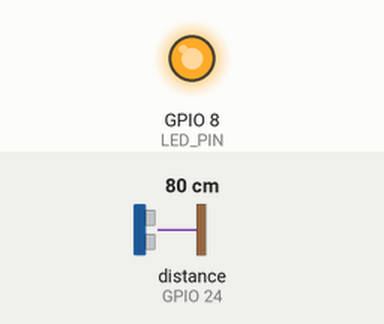
A program run on a simulated Raspberry Pi (BCM pin numbers). Shown: output pins drawn as LEDs (lit = HIGH). Inputs (shaded band) come from the test bench; at power-on: distance to the obstacle (sensor on GPIO 24) 80 cm. The echo pulse lasts 58.3 µs per cm; the clock reads 2024-03-15 10:24:30 at power-on unless the program sets it; pins used as bus, display or sensor lines are not drawn; what the program prints to the terminal is not drawn.

Above: at 1.2 s.
1.3 s: distance to the obstacle (sensor on GPIO 24) set to 2 cm
At 2.6 s:
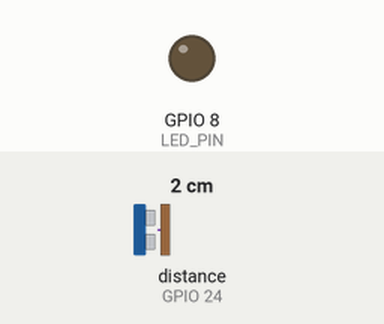
6.0 s: distance to the obstacle (sensor on GPIO 24) set to 18 cm
Timing chart, 0 to 16.7 s (numbered marks = the images above; inputs shaded):
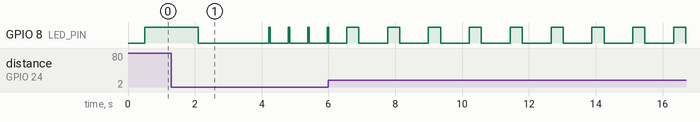

Measured:
- by itself, GPIO 8 (LED_PIN): repeats every 1.2 s: HIGH 0.36 s, LOW 0.86 s

The program:

app_raspberry.py
```python
import RPi.GPIO as GPIO
import time

# Global configurations
GPIO.setmode(GPIO.BCM)
GPIO.setwarnings(False)

# Ultrasonic configuration
TRIG = 18
ECHO = 24
GPIO.setup(TRIG,GPIO.OUT)
GPIO.setup(ECHO,GPIO.IN)

# LED configuration
LED_PIN = 8
GPIO.setup(LED_PIN, GPIO.OUT)

print("Distance Measurement In Progress")

try:
  while True:
    # Force the trigger to false
    GPIO.output(TRIG, False)
    print("Waiting For Sensor To Settle")

    # sleep for 0.5s
    time.sleep(0.5)

    # Init the trigger
    GPIO.output(TRIG, True)
    # sleep for 0,01s
    time.sleep(0.00001)

    # Close the trigger
    GPIO.output(TRIG, False)

    # Save the start time
    while GPIO.input(ECHO) == 0:
      startTime = time.time()

    # Get the end time
    while GPIO.input(ECHO) == 1:
      endTime = time.time()

    # Calculate the time elapsed
    timeElapsed = endTime - startTime

    # Calculate the distance:
    # - multiple by the sonic speed (34300 cm/s)
    # - divide by 2, the going and coming path of the pulse
    distance = (timeElapsed * 34300) / 2

    # Round the distance value with two decimal number
    distance = round(distance, 2)

    # The led blinks in an higher frequency when the distance is smaller
    GPIO.output(LED_PIN, GPIO.HIGH)
    time.sleep(distance * 0.02)
    GPIO.output(LED_PIN, GPIO.LOW)
    time.sleep(distance * 0.02)

    # Print the distance value in cm
    print("Distance: ", distance, "cm")

  GPIO.cleanup()

# If there is a KeyboardInterrupt (when you press ctrl+c), exit the program and cleanup
except KeyboardInterrupt:
    print("Cleaning up!")
    gpio.cleanup()
```
